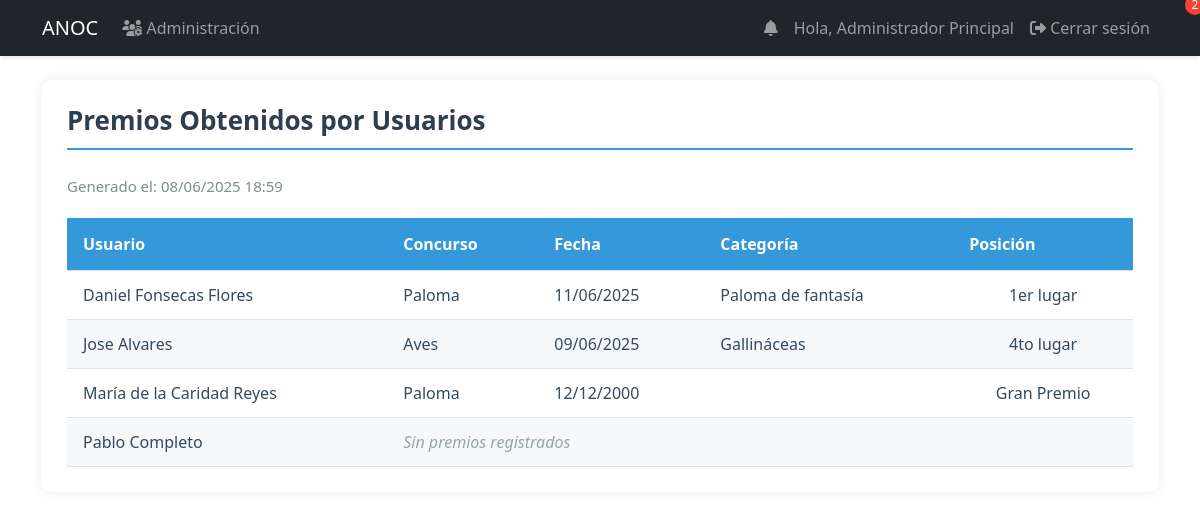
/reports/awards (signed in), run on an earlier commit of the app's database.
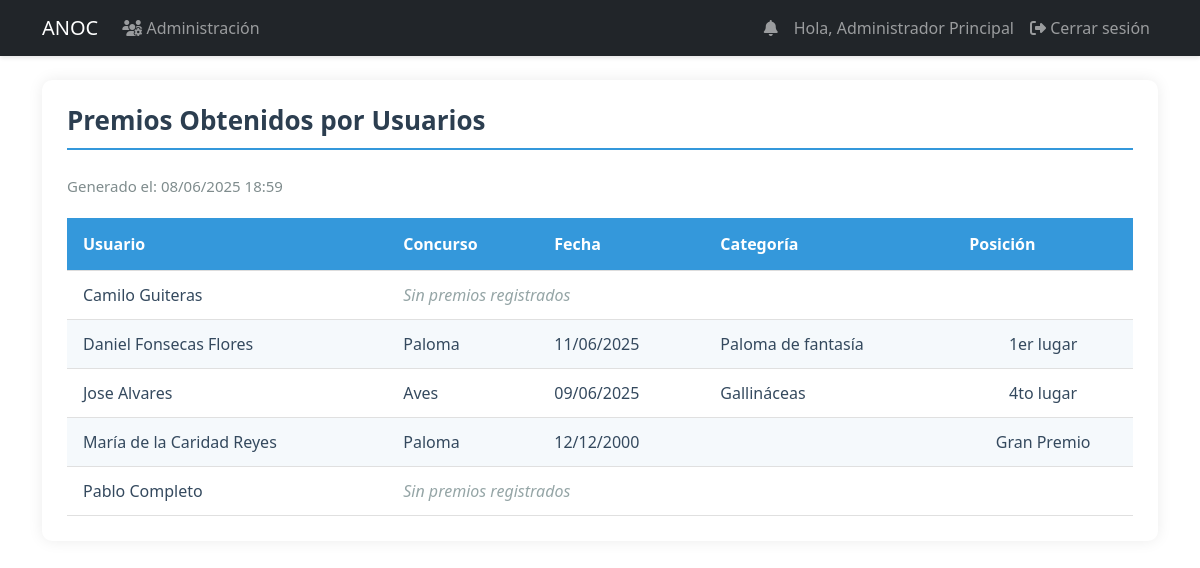
And on a later commit of the database.
### models.py (models this page shows, shortened)
class User(UserMixin, db.Model):
    id = db.Column(db.Integer, primary_key=True)
    username = db.Column(db.String(80), unique=True, nullable=False, index=True)
    email = db.Column(db.String(120), unique=True, nullable=False, index=True)
    password_hash = db.Column(db.String(128))
    role = db.Column(db.String(20), default='user')  # 'admin', 'specialist', 'dependiente', 'user'
    is_associated = db.Column(db.Boolean, default=False, nullable=False)
    full_name = db.Column(db.String(100), nullable=False)
    phone = db.Column(db.String(20), nullable=False)
    profile_image = db.Column(db.String(255))  # Ruta de la imagen de perfil
    last_login = db.Column(db.DateTime)  # Fecha del último inicio de sesión
    is_active = db.Column(db.Boolean, default=True)  # Para manejar cuentas activas/inactivas
    address = db.Column(db.String(200))  # Nuevo campo para dirección
    birds = db.relationship('UserBirds', backref='user', lazy=True, cascade='all, delete-orphan')
    awards = db.relationship('Award', backref='user', lazy=True, cascade='all, delete-orphan')
    notifications = db.relationship('Notification', backref='user', lazy=True)

class Award(db.Model):
    id = db.Column(db.Integer, primary_key=True)
    user_id = db.Column(db.Integer, db.ForeignKey('user.id'), nullable=False)
    contest_name = db.Column(db.String(200), nullable=False)
    award_date = db.Column(db.Date, nullable=False)
    description = db.Column(db.Text)
    category = db.Column(db.String(100))  # Categoría en la que se ganó el premio
    position = db.Column(db.String)  # Posición obtenida (1ro, 2do, etc.)

### app.py (the view)
@app.route('/reports/awards')
@login_required
def awards_report():
    if current_user.role not in ['admin', 'specialist']:
        abort(403)
    associates = db.session.execute(
        select(User)
        .where(User.is_associated == True)
        .order_by(User.full_name)
        .options(db.subqueryload(User.awards))  # Cambiado a subqueryload
    ).scalars().unique().all()  # Añadido unique() y all()
    return render_template('reports/awards_report.html',
                         associates=associates,
                         now=datetime.utcnow())

### app.py (called while the page is built)
@login_manager.user_loader
def load_user(user_id):
    return db.session.get(User, int(user_id))

### templates/reports/awards_report.html (shortened to what this page needs)
{% extends "base.html" %}
{% block content %}
<div class="report-container">
    <h2 class="report-title">Premios Obtenidos por Usuarios</h2>
    <div class="report-header">
        <div class="report-meta">
            <span>Generado el: {{ now.strftime('%d/%m/%Y %H:%M') }}</span>
        </div>
    </div>
    <table class="report-table">
        <thead>
            <tr>
                <th>Usuario</th>
                <th>Concurso</th>
                <th>Fecha</th>
                <th>Categoría</th>
                <th>Posición</th>
            </tr>
        </thead>
        <tbody>
            {% for user in associates %}
                {% for award in user.awards %}
                <tr>
                    <td>{{ user.full_name }}</td>
                    <td>{{ award.contest_name }}</td>
                    <td>{{ award.award_date.strftime('%d/%m/%Y') }}</td>
                    <td>{{ award.category }}</td>
                    <td class="text-center">{{ award.position }}</td>
                </tr>
                {% else %}
                <tr>
                    <td>{{ user.full_name }}</td>
                    <td colspan="4" class="text-muted">Sin premios registrados</td>
                </tr>
                {% endfor %}
            {% endfor %}
        </tbody>
    </table>
</div>
{% endblock %}

What changed in the data, as far as the page shows it:
now on this page (row edited): User: full_name "Camilo Guiteras"
